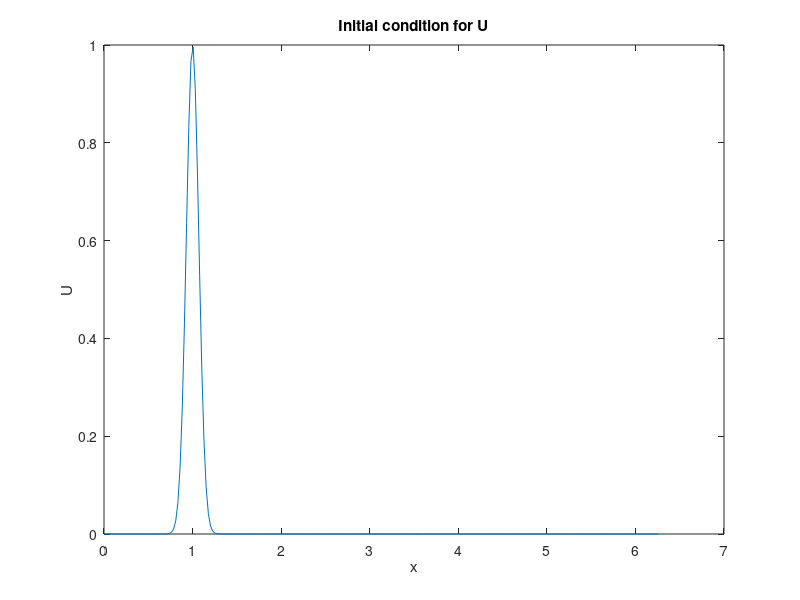
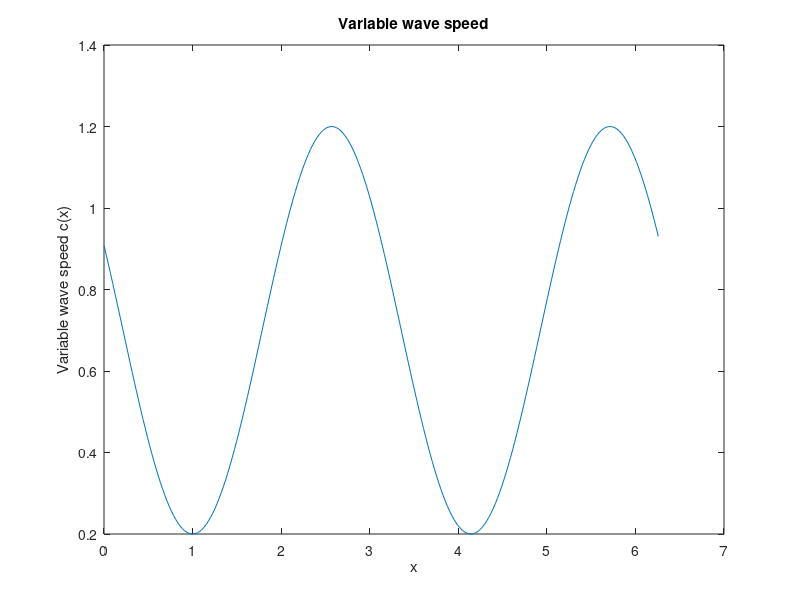
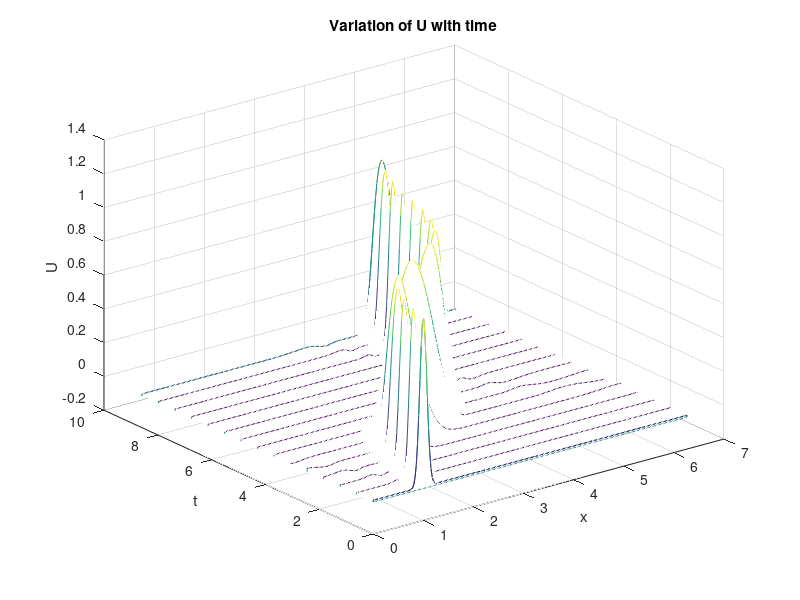
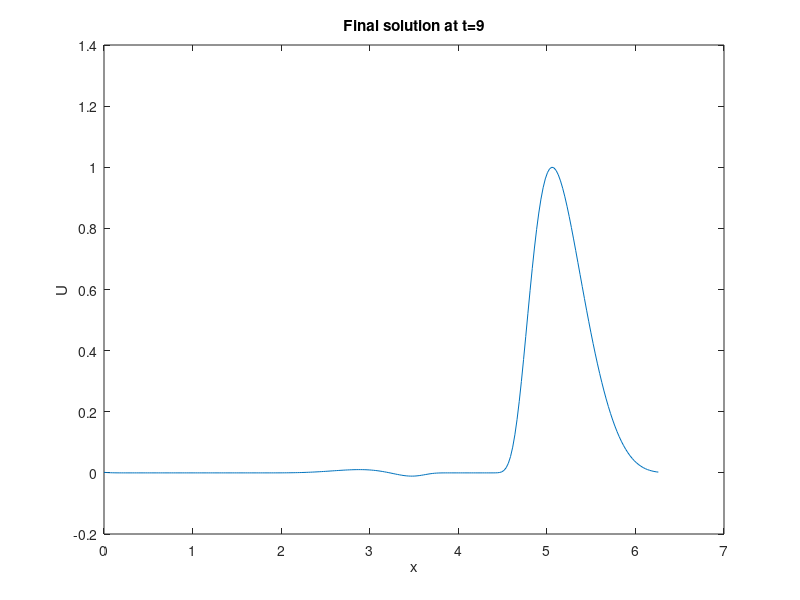

MATLAB code for these plots, in order:
%% spectral_variable_wave_speed.m

%% Author: Louise Olsen-Kettle (email: l.kettle1@uq.edu.au, @DrOlsen-Kettle)
%% Code to supplement lecture notes by Louise Olsen-Kettle:
%% Numerical solution of Partial Differential Equations (PDEs)
%% Webpage: http://espace.library.uq.edu.au/view/UQ:239427
%% ISBN: 978-1-74272-149-1

% using the spectral method for the variable wave speed problem: U_t = -c(x) U_x

x1=0;
a = 2.*pi; % length in x-direction
x2=a;

T = 9.; % length of time for solution

n = 128;   % no of grid points Xn

dx = a/(2.*n); % grid spacing in x direction

dt = dx/4.;

m = round(T/dt); 

t=0.; % initial time = 0

% set up mesh in x-direction:
x = linspace(x1,x2-dx, 2*n)';

% matlab stores wave numbers differently from us:
nu = [0:n  -n+1:-1]';

c = 1/5 + sin(x-1).^2;

% define U^0 at t_k = 0 
U_tk_1 = exp(-100*(x-1).^2);

% define U^(-1) at t_k = -1
% using U^(-1) = U^0(x-dt/5) since c~1/5 near x=1:
U_tk_2 = exp(-100*(x - (dt/5.) -1).^2);

figure(1)
plot (x,U_tk_1,'-')
%axis ([0 2*pi 0 2])
title ('Initial condition for U')
xlabel ('x')
ylabel ('U')

% store solution every 100th timestep in matrix U(nxm):

U=zeros(2*n,round(m/100));
tvec=zeros(round(m/100),1);

U(:,1) = U_tk_1;
tvec(1) = t;

U_tk = zeros(2*n,1);

kk=1;
% now march solution forward in time using U_tk+1 = U_tk-1 - 2*i*dt*(c(x)*ifft(nu*fft(U_tk))) :

for k = 1:m-1
    t = t+dt;

    uhat = fft(U_tk_1);
    what = 1i*nu.*(uhat);
    w = real(ifft(what));
    U_tk = U_tk_2 - 2*dt*c.*w ;
    % for next time step:
    U_tk_2 = U_tk_1;
    U_tk_1 = U_tk;

    if mod(k,100)==0
       U(:,kk+1) = U_tk;
       tvec(kk+1) = t;
       kk=kk+1;
    end

end


figure(2)

plot(x,c,'-')
title ('Variable wave speed')
xlabel ('x')
ylabel ('Variable wave speed c(x)')



figure(3)
waterfall(x,tvec,U')
%axis ([0 1 0 2 0 1.1])
title ('Variation of U with time')
xlabel ('x')
ylabel ('t')
zlabel ('U')


figure(4)
plot (x,U_tk)
%axis ([0 2 0 1.1])
title('Final solution at t=9')
xlabel ('x')
ylabel ('U')
